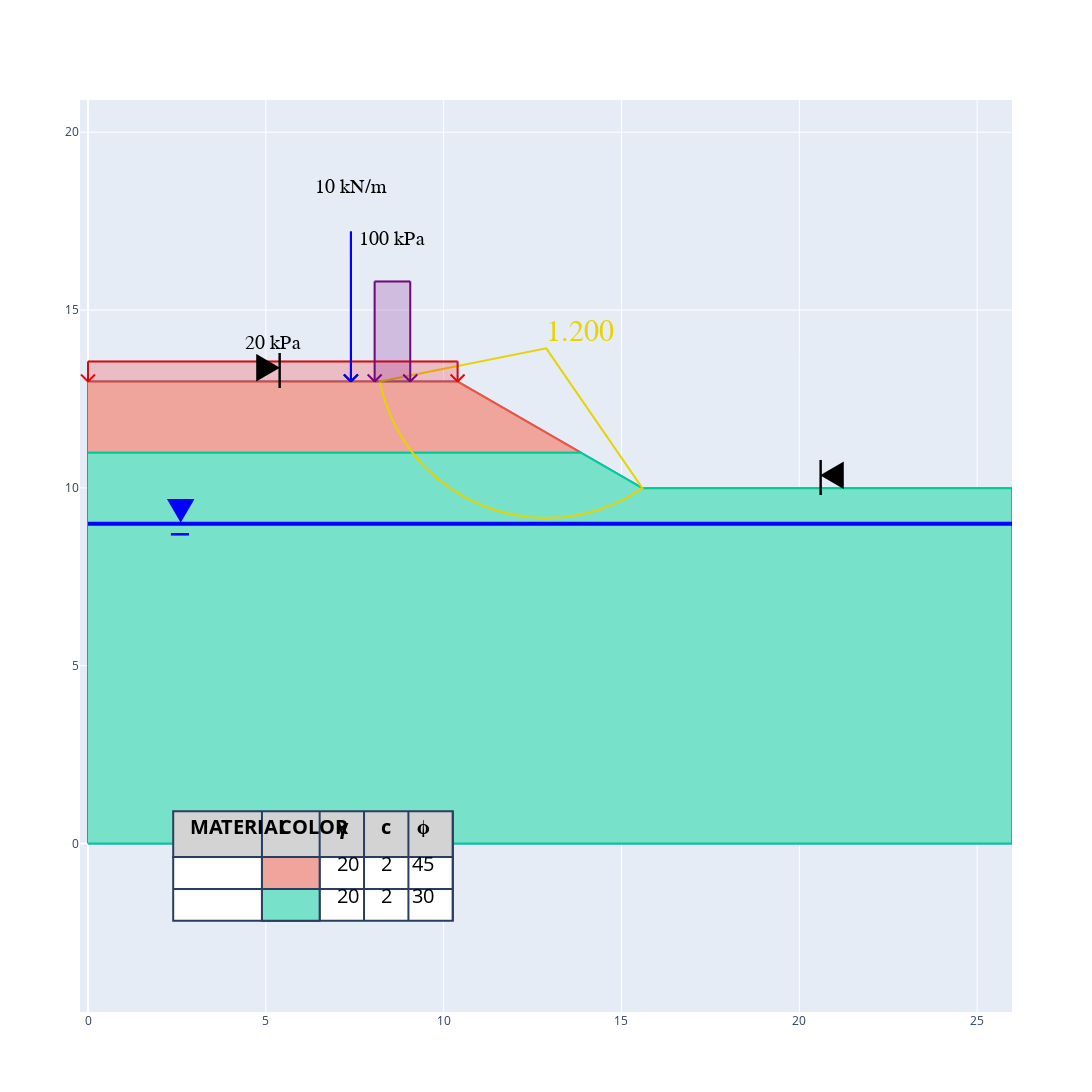

Source (notebook cell):
### Code cell
# lets say i want to see how close i can move my 100 kPa UDL
# while keeping the FOS above 1.2

# remove udl object load from slope
s.remove_udls(u1)

# if we didnt have the object we could remove all and readd the
# other udl object
s.remove_udls(remove_all=True)
s.set_udls(u2)

# now lets add the udl again but this time set the load as 'dynamic'
# for all loads and materials we also have the option to set the color ourselves
# lets try set the color as 'purple'
s.set_udls(
    Udl(magnitude=100, length=1, offset=2, dynamic_offset=True, color='purple')
)

# note that if we try to look at the minimum FOS now we get nothing.
# if we change anything about the model all previosu calculations are thrown out.
print(s.get_min_FOS())

# lets run a dynamic analysis to see what the offset would be:
s.analyse_dynamic(critical_fos=1.2)

print(s.get_dynamic_results())

for k,v in s.get_dynamic_results().items():
    print('Offset:', round(k,3), ' m, FOS:', round(v,3))

fig_3 = s.plot_critical()
fig_3.show()

fig_3.write_image("./readme_example_plot_dynamic.png")

### Figure 1 — Plotly figure (JSON) as saved in the notebook; plotly's stock layout.template omitted (floating-point values rounded to 4 significant figures)
{"data": [{"mode": "lines", "name": "", "type": "scatter", "x": [0, 0, 10.39, 15.59, 25.98, 25.98, 0], "y": [0, 12.99, 12.99, 9.99, 9.99, 0, 0]}, {"fill": "toself", "fillcolor": "#efa59c", "hovertemplate": "", "meta": [20, 2, 45, ""], "mode": "lines", "name": "<br>γ: 20 kN/m3<br>c: 2 kPa<br>ϕ: 45 degrees", "type": "scatter", "x": [0, 10.39, 13.86, 0], "y": [12.99, 12.99, 10.99, 10.99]}, {"fill": "toself", "fillcolor": "#77e1ca", "hovertemplate": "", "meta": [20, 2, 30, ""], "mode": "lines", "name": "<br>γ: 20 kN/m3<br>c: 2 kPa<br>ϕ: 30 degrees", "type": "scatter", "x": [0, 13.86, 15.59, 25.98, 25.98, 0], "y": [10.99, 10.99, 9.99, 9.99, 0, 0]}, {"line": {"color": "blue", "width": 4}, "mode": "lines", "name": "", "type": "scatter", "x": [0, 25.98], "y": [8.99, 8.99]}, {"hovertemplate": "%{meta[0]}", "line": {"color": "#e6d300"}, "meta": [1.2], "mode": "lines", "name": "", "type": "scatter", "x": [15.54, 15.14, 14.71, 14.27, 13.82, 13.35, 12.89, 12.42, 11.95, 11.5, 11.06, 10.64, 10.23, 9.858, 9.511, 9.196, 8.917, 8.676, 8.476, 8.318, 8.205, 12.89, 15.59, 15.54], "y": [9.956, 9.715, 9.515, 9.357, 9.243, 9.174, 9.151, 9.174, 9.243, 9.357, 9.515, 9.715, 9.956, 10.23, 10.55, 10.9, 11.27, 11.67, 12.1, 12.54, 12.99, 13.92, 9.99, 9.956]}, {"mode": "lines+text", "name": "", "text": ["1.200"], "textfont": {"color": "#e6d300", "family": "sans serif", "size": 30}, "textposition": "top right", "type": "scatter", "x": [12.89], "y": [13.92]}], "layout": {"annotations": [{"font": {"color": "black", "size": 20}, "showarrow": false, "text": "<b>MATERIAL<b>", "x": 0.1, "xref": "x domain", "xshift": 15, "y": 0.17, "yref": "y domain", "yshift": 15}, {"font": {"color": "black", "size": 20}, "showarrow": false, "text": "<b>COLOR<b>", "x": 0.1952, "xref": "x domain", "xshift": 15, "y": 0.17, "yref": "y domain", "yshift": 15}, {"font": {"color": "black", "size": 20}, "showarrow": false, "text": "<b>γ<b>", "x": 0.2571, "xref": "x domain", "xshift": 15, "y": 0.17, "yref": "y domain", "yshift": 15}, {"font": {"color": "black", "size": 20}, "showarrow": false, "text": "<b>c<b>", "x": 0.3048, "xref": "x domain", "xshift": 15, "y": 0.17, "yref": "y domain", "yshift": 15}, {"font": {"color": "black", "size": 20}, "showarrow": false, "text": "<b>ϕ<b>", "x": 0.3524, "xref": "x domain", "xshift": 15, "y": 0.17, "yref": "y domain", "yshift": 15}, {"font": {"color": "black", "size": 20}, "showarrow": false, "text": "", "x": 0.1, "xref": "x domain", "xshift": 15, "y": 0.135, "yref": "y domain", "yshift": 10}, {"font": {"color": "black", "size": 20}, "showarrow": false, "text": "20", "x": 0.2571, "xref": "x domain", "xshift": 15, "y": 0.135, "yref": "y domain", "yshift": 10}, {"font": {"color": "black", "size": 20}, "showarrow": false, "text": "2", "x": 0.3048, "xref": "x domain", "xshift": 15, "y": 0.135, "yref": "y domain", "yshift": 10}, {"font": {"color": "black", "size": 20}, "showarrow": false, "text": "45", "x": 0.3524, "xref": "x domain", "xshift": 15, "y": 0.135, "yref": "y domain", "yshift": 10}, {"font": {"color": "black", "size": 20}, "showarrow": false, "text": "", "x": 0.1, "xref": "x domain", "xshift": 15, "y": 0.1, "yref": "y domain", "yshift": 10}, {"font": {"color": "black", "size": 20}, "showarrow": false, "text": "20", "x": 0.2571, "xref": "x domain", "xshift": 15, "y": 0.1, "yref": "y domain", "yshift": 10}, {"font": {"color": "black", "size": 20}, "showarrow": false, "text": "2", "x": 0.3048, "xref": "x domain", "xshift": 15, "y": 0.1, "yref": "y domain", "yshift": 10}, {"font": {"color": "black", "size": 20}, "showarrow": false, "text": "30", "x": 0.3524, "xref": "x domain", "xshift": 15, "y": 0.1, "yref": "y domain", "yshift": 10}, {"font": {"color": "black", "family": "sans serif", "size": 20}, "showarrow": false, "text": "20 kPa", "x": 5.196, "xref": "x", "xshift": 0, "y": 12.99, "yref": "y", "yshift": 39}, {"font": {"color": "black", "family": "sans serif", "size": 20}, "showarrow": false, "text": "100 kPa", "x": 8.56, "xref": "x", "xshift": 0, "y": 12.99, "yref": "y", "yshift": 143}, {"font": {"color": "black", "family": "sans serif", "size": 20}, "showarrow": false, "text": "10 kN/m", "x": 7.392, "xref": "x", "xshift": 0, "y": 12.99, "yref": "y", "yshift": 195}, {"font": {"color": "blue", "size": 35}, "showarrow": false, "text": "▼", "x": 2.598, "y": 8.99, "yshift": 15}, {"font": {"color": "blue", "size": 40}, "showarrow": false, "text": "_", "x": 2.598, "y": 8.99, "yshift": 10}, {"font": {"color": "black", "size": 35}, "showarrow": false, "text": "▶", "x": 5.392, "xshift": -13, "y": 12.99, "yshift": 15}, {"font": {"color": "black", "size": 35}, "showarrow": false, "text": "◀", "x": 20.59, "xshift": 13, "y": 9.99, "yshift": 15}, {"font": {"color": "black", "size": 35}, "showarrow": false, "text": "|", "x": 20.59, "xshift": 0, "y": 9.99, "yshift": 15}, {"font": {"color": "black", "size": 35}, "showarrow": false, "text": "|", "x": 5.392, "xshift": 0, "y": 12.99, "yshift": 15}], "height": 1200, "shapes": [{"fillcolor": "lightgrey", "type": "rect", "x0": 0.1, "x1": 0.4, "xref": "x domain", "y0": 0.17, "y1": 0.22, "yref": "y domain"}, {"fillcolor": "white", "type": "rect", "x0": 0.1, "x1": 0.4, "xref": "x domain", "y0": 0.1, "y1": 0.17, "yref": "y domain"}, {"type": "rect", "x0": 0.1952, "x1": 0.1952, "xref": "x domain", "y0": 0.1, "y1": 0.22, "yref": "y domain"}, {"type": "rect", "x0": 0.2571, "x1": 0.2571, "xref": "x domain", "y0": 0.1, "y1": 0.22, "yref": "y domain"}, {"type": "rect", "x0": 0.3048, "x1": 0.3048, "xref": "x domain", "y0": 0.1, "y1": 0.22, "yref": "y domain"}, {"type": "rect", "x0": 0.3524, "x1": 0.3524, "xref": "x domain", "y0": 0.1, "y1": 0.22, "yref": "y domain"}, {"type": "rect", "x0": 0.4, "x1": 0.4, "xref": "x domain", "y0": 0.1, "y1": 0.22, "yref": "y domain"}, {"type": "rect", "x0": 0.1, "x1": 0.4, "xref": "x domain", "y0": 0.17, "y1": 0.17, "yref": "y domain"}, {"type": "rect", "x0": 0.1, "x1": 0.4, "xref": "x domain", "y0": 0.135, "y1": 0.135, "yref": "y domain"}, {"fillcolor": "#efa59c", "type": "rect", "x0": 0.1952, "x1": 0.2571, "xref": "paper", "y0": 0.17, "y1": 0.135, "yref": "paper"}, {"fillcolor": "#77e1ca", "type": "rect", "x0": 0.1952, "x1": 0.2571, "xref": "paper", "y0": 0.135, "y1": 0.1, "yref": "paper"}, {"line": {"color": "red", "width": 2}, "type": "line", "x0": 0, "x1": -7, "xanchor": 0, "xref": "x", "xsizemode": "pixel", "y0": 0, "y1": 7, "yanchor": 12.99, "yref": "y", "ysizemode": "pixel"}, {"line": {"color": "red", "width": 2}, "type": "line", "x0": 0, "x1": 7, "xanchor": 0, "xref": "x", "xsizemode": "pixel", "y0": 0, "y1": 7, "yanchor": 12.99, "yref": "y", "ysizemode": "pixel"}, {"line": {"color": "red", "width": 2}, "type": "line", "x0": 0, "x1": 0, "xanchor": 0, "xref": "x", "xsizemode": "pixel", "y0": 0, "y1": 20, "yanchor": 12.99, "yref": "y", "ysizemode": "pixel"}, {"line": {"color": "black", "width": 0}, "type": "line", "x0": 0, "x1": 0, "xanchor": 5.196, "xref": "x", "xsizemode": "pixel", "y0": 0, "y1": 0, "yanchor": 12.99, "yref": "y", "ysizemode": "pixel"}, {"line": {"color": "black", "width": 0}, "type": "line", "x0": 0, "x1": 0, "xanchor": 5.196, "xref": "x", "xsizemode": "pixel", "y0": 0, "y1": 0, "yanchor": 12.99, "yref": "y", "ysizemode": "pixel"}, {"line": {"color": "black", "width": 0}, "type": "line", "x0": 0, "x1": 0, "xanchor": 5.196, "xref": "x", "xsizemode": "pixel", "y0": 0, "y1": 30, "yanchor": 12.99, "yref": "y", "ysizemode": "pixel"}, {"line": {"color": "red", "width": 2}, "type": "line", "x0": 0, "x1": -7, "xanchor": 10.39, "xref": "x", "xsizemode": "pixel", "y0": 0, "y1": 7, "yanchor": 12.99, "yref": "y", "ysizemode": "pixel"}, {"line": {"color": "red", "width": 2}, "type": "line", "x0": 0, "x1": 7, "xanchor": 10.39, "xref": "x", "xsizemode": "pixel", "y0": 0, "y1": 7, "yanchor": 12.99, "yref": "y", "ysizemode": "pixel"}, {"line": {"color": "red", "width": 2}, "type": "line", "x0": 0, "x1": 0, "xanchor": 10.39, "xref": "x", "xsizemode": "pixel", "y0": 0, "y1": 20, "yanchor": 12.99, "yref": "y", "ysizemode": "pixel"}, {"line": {"color": "red", "width": 2}, "type": "line", "x0": 0, "x1": 10.39, "xanchor": 0, "xref": "x", "y0": 20, "y1": 20, "yanchor": 12.99, "yref": "y", "ysizemode": "pixel"}, {"fillcolor": "red", "line": {"width": 2}, "opacity": 0.2, "type": "rect", "x0": 0, "x1": 10.39, "xanchor": 0, "xref": "x", "y0": 0, "y1": 20, "yanchor": 12.99, "yref": "y", "ysizemode": "pixel"}, {"line": {"color": "purple", "width": 2}, "type": "line", "x0": 0, "x1": -7, "xanchor": 8.06, "xref": "x", "xsizemode": "pixel", "y0": 0, "y1": 7, "yanchor": 12.99, "yref": "y", "ysizemode": "pixel"}, {"line": {"color": "purple", "width": 2}, "type": "line", "x0": 0, "x1": 7, "xanchor": 8.06, "xref": "x", "xsizemode": "pixel", "y0": 0, "y1": 7, "yanchor": 12.99, "yref": "y", "ysizemode": "pixel"}, {"line": {"color": "purple", "width": 2}, "type": "line", "x0": 0, "x1": 0, "xanchor": 8.06, "xref": "x", "xsizemode": "pixel", "y0": 0, "y1": 100, "yanchor": 12.99, "yref": "y", "ysizemode": "pixel"}, {"line": {"color": "black", "width": 0}, "type": "line", "x0": 0, "x1": 0, "xanchor": 8.56, "xref": "x", "xsizemode": "pixel", "y0": 0, "y1": 0, "yanchor": 12.99, "yref": "y", "ysizemode": "pixel"}, {"line": {"color": "black", "width": 0}, "type": "line", "x0": 0, "x1": 0, "xanchor": 8.56, "xref": "x", "xsizemode": "pixel", "y0": 0, "y1": 0, "yanchor": 12.99, "yref": "y", "ysizemode": "pixel"}, {"line": {"color": "black", "width": 0}, "type": "line", "x0": 0, "x1": 0, "xanchor": 8.56, "xref": "x", "xsizemode": "pixel", "y0": 0, "y1": 110, "yanchor": 12.99, "yref": "y", "ysizemode": "pixel"}, {"line": {"color": "purple", "width": 2}, "type": "line", "x0": 0, "x1": -7, "xanchor": 9.06, "xref": "x", "xsizemode": "pixel", "y0": 0, "y1": 7, "yanchor": 12.99, "yref": "y", "ysizemode": "pixel"}, {"line": {"color": "purple", "width": 2}, "type": "line", "x0": 0, "x1": 7, "xanchor": 9.06, "xref": "x", "xsizemode": "pixel", "y0": 0, "y1": 7, "yanchor": 12.99, "yref": "y", "ysizemode": "pixel"}, {"line": {"color": "purple", "width": 2}, "type": "line", "x0": 0, "x1": 0, "xanchor": 9.06, "xref": "x", "xsizemode": "pixel", "y0": 0, "y1": 100, "yanchor": 12.99, "yref": "y", "ysizemode": "pixel"}, {"line": {"color": "purple", "width": 2}, "type": "line", "x0": 8.06, "x1": 9.06, "xanchor": 8.06, "xref": "x", "y0": 100, "y1": 100, "yanchor": 12.99, "yref": "y", "ysizemode": "pixel"}, {"fillcolor": "purple", "line": {"width": 2}, "opacity": 0.2, "type": "rect", "x0": 8.06, "x1": 9.06, "xanchor": 8.06, "xref": "x", "y0": 0, "y1": 100, "yanchor": 12.99, "yref": "y", "ysizemode": "pixel"}, {"line": {"color": "black", "width": 2}, "type": "line", "x0": 0, "x1": -7, "xanchor": 7.392, "xref": "x", "xsizemode": "pixel", "y0": 0, "y1": 7, "yanchor": 12.99, "yref": "y", "ysizemode": "pixel"}, {"line": {"color": "black", "width": 2}, "type": "line", "x0": 0, "x1": 7, "xanchor": 7.392, "xref": "x", "xsizemode": "pixel", "y0": 0, "y1": 7, "yanchor": 12.99, "yref": "y", "ysizemode": "pixel"}, {"line": {"color": "black", "width": 2}, "type": "line", "x0": 0, "x1": 0, "xanchor": 7.392, "xref": "x", "xsizemode": "pixel", "y0": 0, "y1": 150, "yanchor": 12.99, "yref": "y", "ysizemode": "pixel"}, {"line": {"color": "blue", "width": 2}, "type": "line", "x0": 0, "x1": -7, "xanchor": 7.392, "xref": "x", "xsizemode": "pixel", "y0": 0, "y1": 7, "yanchor": 12.99, "yref": "y", "ysizemode": "pixel"}, {"line": {"color": "blue", "width": 2}, "type": "line", "x0": 0, "x1": 7, "xanchor": 7.392, "xref": "x", "xsizemode": "pixel", "y0": 0, "y1": 7, "yanchor": 12.99, "yref": "y", "ysizemode": "pixel"}, {"line": {"color": "blue", "width": 2}, "type": "line", "x0": 0, "x1": 0, "xanchor": 7.392, "xref": "x", "xsizemode": "pixel", "y0": 0, "y1": 150, "yanchor": 12.99, "yref": "y", "ysizemode": "pixel"}], "showlegend": false, "width": 2000, "yaxis": {"scaleanchor": "x", "scaleratio": 1}}}
